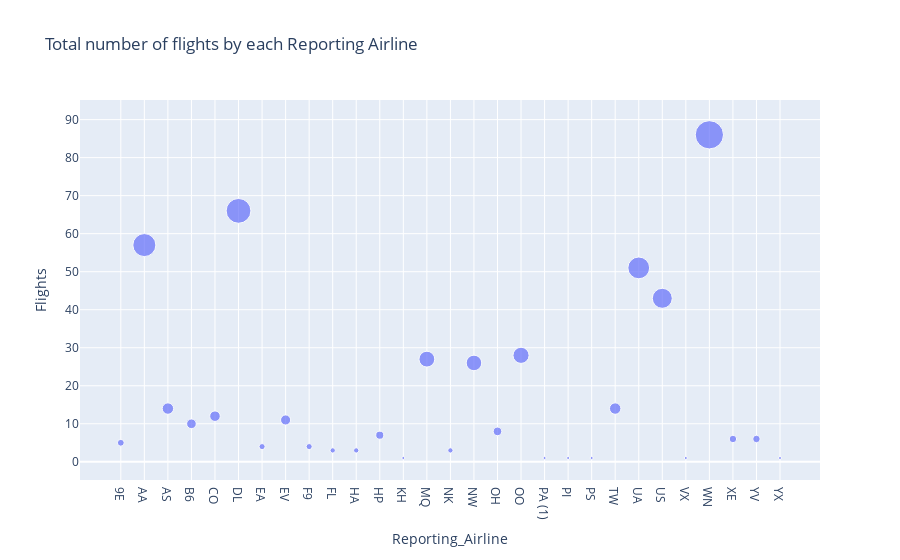

Source (notebook cell):
### Markdown cell above
**To do**

*   Create a bubble chart using the `bub_data` with x-axis being reporting airline and y-axis being flights.
*   Provide title to the chart
*   Update size of the bubble based on the number of flights. Use `size` parameter.
*   Update name of the hover tooltip to `reporting_airline` using `hover_name` parameter.

### Code cell
# Create bubble chart here
bubble = px.scatter(bub_data, x="Reporting_Airline", y="Flights", size="Flights", hover_name="Reporting_Airline", title='Total number of flights by each Reporting Airline') 
bubble.show()

### Figure 1 — Plotly figure (JSON) as saved in the notebook; plotly's stock layout.template omitted (floating-point values rounded to 4 significant figures)
{"data": [{"hovertemplate": "<b>%{hovertext}</b><br><br>Reporting_Airline=%{x}<br>Flights=%{marker.size}<extra></extra>", "hovertext": ["9E", "AA", "AS", "B6", "CO", "DL", "EA", "EV", "F9", "FL", "HA", "HP", "KH", "MQ", "NK", "NW", "OH", "OO", "PA (1)", "PI", "PS", "TW", "UA", "US", "VX", "WN", "XE", "YV", "YX"], "legendgroup": "", "marker": {"color": "#636efa", "size": [5, 57, 14, 10, 12, 66, 4, 11, 4, 3, 3, 7, 1, 27, 3, 26, 8, 28, 1, 1, 1, 14, 51, 43, 1, 86, 6, 6, 1], "sizemode": "area", "sizeref": 0.215, "symbol": "circle"}, "mode": "markers", "name": "", "orientation": "v", "showlegend": false, "x": ["9E", "AA", "AS", "B6", "CO", "DL", "EA", "EV", "F9", "FL", "HA", "HP", "KH", "MQ", "NK", "NW", "OH", "OO", "PA (1)", "PI", "PS", "TW", "UA", "US", "VX", "WN", "XE", "YV", "YX"], "xaxis": "x", "y": [5, 57, 14, 10, 12, 66, 4, 11, 4, 3, 3, 7, 1, 27, 3, 26, 8, 28, 1, 1, 1, 14, 51, 43, 1, 86, 6, 6, 1], "yaxis": "y", "type": "scatter"}], "layout": {"xaxis": {"anchor": "y", "domain": [0, 1], "title": {"text": "Reporting_Airline"}, "type": "category", "range": [-1.698, 29.67], "autorange": true}, "yaxis": {"anchor": "x", "domain": [0, 1], "title": {"text": "Flights"}, "type": "linear", "range": [-6.154, 100.9], "autorange": true}, "legend": {"tracegroupgap": 0, "itemsizing": "constant"}, "title": {"text": "Total number of flights by each Reporting Airline"}, "autosize": true}}
